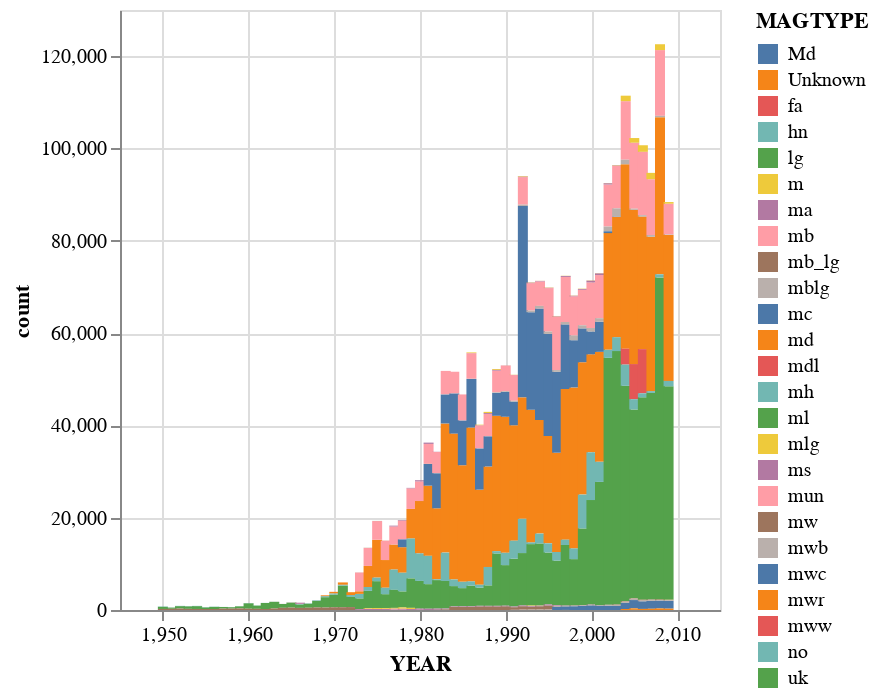

This figure's notebook cell:
### Code cell
mag_year_data = EQ_data.groupby('YEAR')['MAGTYPE'].value_counts()
selection = alt.selection_multi(fields=['MAGTYPE'], bind='legend')
hist_MY = alt.Chart(mag_year_data.reset_index()).mark_bar().add_selection(selection).encode(
    alt.X('YEAR'),
    alt.Y('count'),
    color='MAGTYPE',
    opacity=alt.condition(selection, alt.value(1), alt.value(0))
).interactive()
hist_MY

### Figure 1 — Vega-Lite specification as saved in the notebook (floating-point values rounded to 4 significant figures; data arrays with more than 128 entries replaced by an {"elided": "..."} marker saying what was removed)
{"usermeta": {"embedOptions": {"theme": "dark"}}, "config": {"view": {"continuousWidth": 300, "continuousHeight": 300}}, "data": {"name": "data-fd918446f83afcfa5bb239500b6185b4"}, "mark": {"type": "bar"}, "encoding": {"color": {"field": "MAGTYPE", "type": "nominal"}, "opacity": {"condition": {"param": "param_1", "value": 1}, "value": 0}, "x": {"field": "YEAR", "type": "quantitative"}, "y": {"field": "count", "type": "quantitative"}}, "params": [{"name": "param_1", "select": {"type": "point", "fields": ["MAGTYPE"]}, "bind": "legend"}, {"name": "param_2", "select": {"type": "interval", "encodings": ["x", "y"]}, "bind": "scales"}], "$schema": "https://vega.github.io/schema/vega-lite/v5.20.1.json", "datasets": {"data-fd918446f83afcfa5bb239500b6185b4": {"elided": "585 records"}}}
